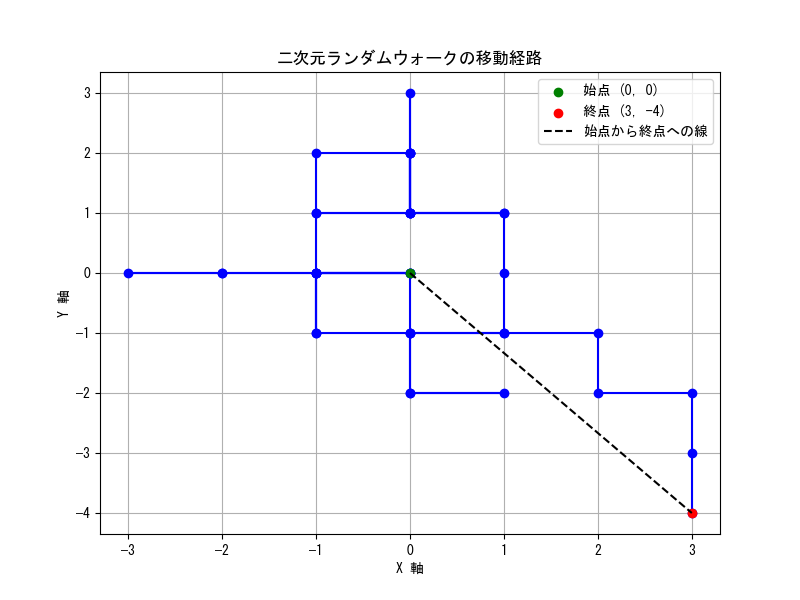

Python code for this plot:
import numpy as np
import matplotlib.pyplot as plt

x, y = 0, 0
distance = 5
steps = 0

# ランダムウォークの移動を記録するリスト
walk_x = [x]
walk_y = [y]

while np.sqrt(x**2 + y**2) < distance:
    direction = np.random.choice(["x", "y"])
    step = np.random.choice([-1, 1])
    x += step if direction == "x" else 0
    y += step if direction == "y" else 0
    steps += 1
    walk_x.append(x)
    walk_y.append(y)

mean = np.mean(steps)
std = np.std(steps)
print(f"歩数: {steps} 最終位置: ({x}, {y})")

# 日本語フォントの設定
plt.rcParams["font.family"] = "MS Gothic"

# グラフで移動経路を表示
plt.figure(figsize=(8, 6))
plt.plot(walk_x, walk_y, marker='o', linestyle='-', color='b')
plt.scatter(0, 0, color='g', label='始点 (0, 0)', zorder=2)
plt.scatter(x, y, color='r', label=f'終点 ({x}, {y})', zorder=2)
plt.plot([0, x], [0, y], linestyle='--', color='k', label='始点から終点への線')
plt.title('二次元ランダムウォークの移動経路')
plt.xlabel('X 軸')
plt.ylabel('Y 軸')
plt.legend()
plt.grid(True)
# plt.savefig("random_walk_2d_1.png")
plt.show()